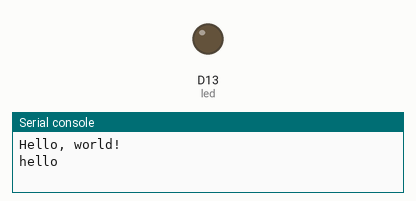
Recording of a program running on a simulated CircuitPython board. On the bench: output pins drawn as LEDs (lit = HIGH), the last lines printed to the serial console. No radio messages arrive unless stated (any console line starting 'radio sent:' is added by the test bench).

Above: at 1.5 s.
At 3.7 s:
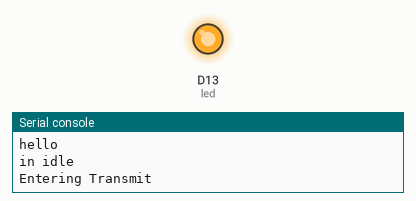
Timing chart, 0 to 5.9 s (numbered marks = the images above):
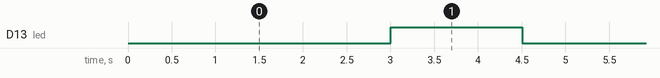

Measured:
- by itself, D13 (led): alternates HIGH for 1.5 s and LOW for 3.1 s

The program:

code.py
```python
# Setup a test switch connected to D9
import board
import time
import random
import digitalio
import busio
#import adafruit_sdcard
import adafruit_rfm9x
import struct
import storage
#import adafruit_adxl34x

print("Hello, world!")


# Set to false to disable testing/tracing code
TESTING = False

# Implementation dependant things to tweak


# Pins
#SWITCH_PIN = board.D9
LED_PIN = board.D13
################################################################################
# Setup hardware

# Setup a test switch connected to D9
#switch_io = digitalio.DigitalInOut(SWITCH_PIN)
#switch_io.direction = digitalio.Direction.INPUT
#switch_io.pull = digitalio.Pull.UP
#switch = Debouncer(switch_io)

# Setup a LED connected to D13 (led is smt on board)
led = digitalio.DigitalInOut(LED_PIN)
led.direction = digitalio.Direction.OUTPUT

# Connect to the card and mount the filesystem.
#spi = busio.SPI(board.SD_SCK, board.SD_MOSI, board.SD_MISO)
#cs = digitalio.DigitalInOut(board.SD_CS)
#sdcard = adafruit_sdcard.SDCard(spi, cs)
#vfs = storage.VfsFat(sdcard)
#storage.mount(vfs, "/sd")

# setup accelerometer - this is temp and will require code for multiple accels and the i2c multiplexer
#i2c = busio.I2C(board.SCL, board.SDA)
#i2c = busio.I2C(board.SCL, board.SDA)
#accelerometer = adafruit_adxl34x.ADXL345(i2c)

# Set the time for testing
# Once finished testing, the time can be set using the REPL using similar code
if TESTING:
    #                     year, mon, date, hour, min, sec, wday, yday, isdst
    t = time.struct_time((2018,  12,   31,   23,  58,  55,    1,   -1,    -1))
    # you must set year, mon, date, hour, min, sec and weekday
    # yearday is not supported, isdst can be set but we don't do anything with it at this time
    print("Setting time to:", t)
    rtc.datetime = t
    print()

################################################################################
# Global Variables
Data_Names = ["time", "accel_x", "accel_y", "accel_z"]

# Lora Info
radio_freq = 915.0
spi = busio.SPI(board.SCK, MOSI=board.MOSI, MISO=board.MISO)
cs = digitalio.DigitalInOut(board.D5)
reset = digitalio.DigitalInOut(board.D6)

# Test array
dtt = [[0, 45.5, 2.23], [1, 45.5, 2.23],
        [2, 45.5, 2.23], [3, 45.5, 2.23],
        [4, 45.5, 2.23], [5, 45.5, 2.23],
        [6, 45.5, 2.23], [7, 45.5, 2.23], [8, 45.5, 2.23]]

################################################################################
# Support functions

def log(s):
    """Print the argument if testing/tracing is enabled."""
    if TESTING:
        print(s)


################################################################################
# State Machine

class StateMachine(object):

    def __init__(self):
        self.state = None
        self.states = {}
        self.Data_Values = []


    def add_state(self, state):
        self.states[state.name] = state

    def go_to_state(self, state_name):
        if self.state:
            log('Exiting %s' % (self.state.name))
            self.state.exit(self)
        self.state = self.states[state_name]
        log('Entering %s' % (self.state.name))
        self.state.enter(self)

    def update(self):
        if self.state:
            log('Updating %s' % (self.state.name))
            self.state.update(self)

    # When pausing, don't exit the state
    def pause(self):
        self.state = self.states['paused']
        log('Pausing')
        self.state.enter(self)

    # When resuming, don't re-enter the state
    def resume_state(self, state_name):
        if self.state:
            log('Exiting %s' % (self.state.name))
            self.state.exit(self)
        self.state = self.states[state_name]
        log('Resuming %s' % (self.state.name))


################################################################################
# States


# Abstract parent state class.

class State(object):

    def __init__(self):
        pass

    @property
    def name(self):
        return ''

    def enter(self, machine):
        pass

    def exit(self, machine):
        pass

    def update(self, machine):
        #if switch.fell:
         #   machine.paused_state = machine.state.name
          #  machine.pause()
          #  return False
        return True

# Wait for 10 seconds to midnight or the witch to be pressed,
# then drop the ball.

class IdleState(State):

    def __init__(self):
        super().__init__()
        self.entered1 = time.monotonic()
        led.value = False

    @property
    def name(self):
        return 'idle'

    def enter(self, machine):
        State.enter(self, machine)
        self.entered1 = time.monotonic()
        led.value = False

    def exit(self, machine):
        State.exit(self, machine)

    def update(self, machine):

        if State.update(self, machine):
            now = time.monotonic()
            if now - self.entered1 >= 3.0:
                print("in idle")

                led.value = True
                machine.go_to_state('log')


#Handles saving of the final file and file system managment

class HandleState(State):

    def __init__(self):
        super().__init__()

    @property
    def name(self):
        return 'Handle'

    def enter(self, machine):
        State.enter(self, machine)

    def exit(self, machine):
        State.exit(self, machine)

    def update(self, machine):
        State.update(self, machine)


#Creates a new CSV file and does file system managment

class NewFileState(State):

    def __init__(self):
        super().__init__()

    @property
    def name(self):
        return 'newfile'

    def enter(self, machine):
        State.enter(self, machine)

    def exit(self, machine):
        State.exit(self, machine)

    def update(self, machine):
        State.update(self, machine)


## LogState logs the data and then saves it to the global data array. It then goes to the write state

class LogState(State):

    def __init__(self):
        super().__init__()

    @property
    def name(self):
        return 'log'

    def enter(self, machine):
        State.enter(self, machine)
        machine.Data_Values = [1, 2, 3, 4]


    def exit(self, machine):
        State.exit(self, machine)

    def update(self, machine):
        State.update(self, machine)
        machine.go_to_state('transmit')


#SaveState saves all the data collected in the last iteration to the SD card

class SaveState(State):

    def __init__(self):
        super().__init__()

    @property
    def name(self):
        return 'save'

    def enter(self, machine):
        State.enter(self, machine)


    def exit(self, machine):
        State.exit(self, machine)

    def update(self, machine):
        State.update(self, machine)
        with open("/sd/data.csv", "a") as file:
            print("saving data....")
            file.write(str(machine.Data_Values[0]) + "," + str(machine.Data_Values[1])  + "," + str(machine.Data_Values[2])  + "," + str(machine.Data_Values[3]) + "\n")
        machine.go_to_state("transmit")


#Transmit State uses LORA to transmit the data

# IGNORE THIS
#rfm9x = adafruit_rfm9x.RFM9x(spi, cs, reset, radio_freq)
#rfm9x.tx_power = 23
#rfm9x.enable_crc = True
#rfm9x.node = 1
#rfm9x.destination = 2

class TransmitState(State):

    def __init__(self):
        super().__init__()
        self.entered = time.monotonic()
        self.rf = adafruit_rfm9x.RFM9x(spi, cs, reset, radio_freq)
        self.rf.tx_power = 23
        self.rf.enable_crc = True
        self.rf.node = 1
        self.rf.destination = 2
        led.value = True

# converts data to byte array - Lora
    def pack_data(self, data_to_pack):
        # First encode the number of data items, then the actual items
        ba = struct.pack("!I" + "d" * len(data_to_pack),
                    len(data_to_pack), *(data_to_pack))
        return ba

# sendData sends the converted data to our 2nd node
    def sendData(self, data):
    # checks to see if data is null
        if data:
            if type(data) == str:
                self.rf.send(data)
            else:
                ts = self.pack_data(data)
                self.rf.send(ts)


    @property
    def name(self):
        return 'transmit'

    def enter(self, machine):
        State.enter(self, machine)
        self.entered = time.monotonic()
        led.value = True
        print("Entering Transmit")

    def exit(self, machine):
        print("Exiting Transmit")
        State.exit(self, machine)

    def update(self, machine):

        if State.update(self, machine):
            now = time.monotonic()
            if now - self.entered >= 1.0:
                led.value = False
                print("Transmitting...")
                self.sendData(dtt[3])
                machine.go_to_state('idle')


class DisplayState(State):

    def __init__(self):
        super().__init__()

    @property
    def name(self):
        return 'display'

    def enter(self, machine):
        State.enter(self, machine)

    def exit(self, machine):
        State.exit(self, machine)

    def update(self, machine):
        State.update(self, machine)


#Transmit State uses LORA to transmit the data

class CriticalState(State):

    def __init__(self):
        super().__init__()

    @property
    def name(self):
        return 'critical'

    def enter(self, machine):
        State.enter(self, machine)

    def exit(self, machine):
        State.exit(self, machine)

    def update(self, machine):
        State.update(self, machine)


################################################################################
# Create the state machine


machine = StateMachine()

machine.add_state(IdleState())
machine.add_state(HandleState())
machine.add_state(NewFileState())
machine.add_state(LogState())
machine.add_state(SaveState())
machine.add_state(TransmitState())
machine.add_state(DisplayState())
machine.add_state(CriticalState())


print("hello")

machine.go_to_state('idle')

while True:
    machine.update()
    time.sleep(.5)
```
